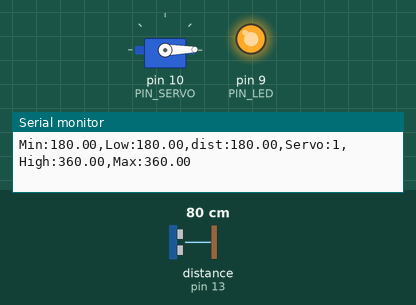
The sketch below on a simulated Arduino Uno, built with avr-gcc and run on an emulated ATmega328P. On the bench: servo, output pins drawn as LEDs (lit = HIGH), the last lines printed to the serial monitor. Wiring (inferred from the names in the program): ultrasonic range finder: trigger pin 12; echo pin 13. The test bench sets the inputs (shaded band); at power-on: distance to the obstacle (sensor on pin 13) 80 cm. The echo pulse lasts 58.3 µs per cm; pins used as bus, display or sensor lines are not drawn.

Above: at 1.2 s.
1.3 s: distance to the obstacle (sensor on pin 13) set to 18 cm
At 2.0 s:
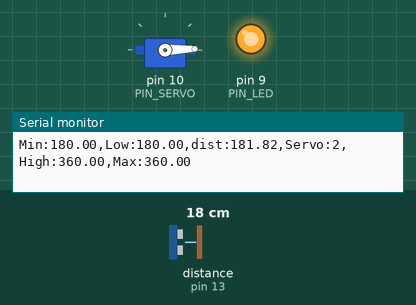
2.8 s: distance to the obstacle (sensor on pin 13) set to 35 cm
At 4.4 s:
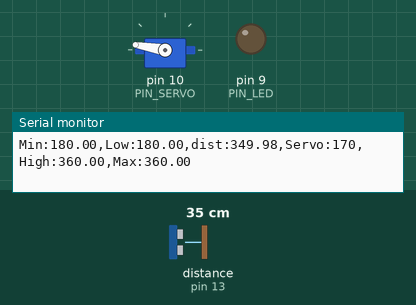
4.7 s: distance to the obstacle (sensor on pin 13) set to 2 cm
At 5.1 s:
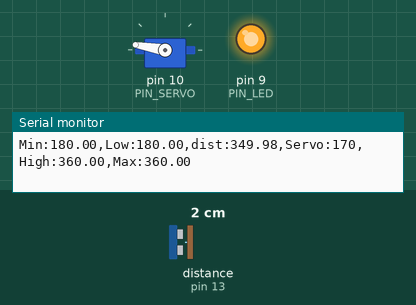
Timing chart, 0 to 7.7 s (numbered marks = the images above; inputs shaded):
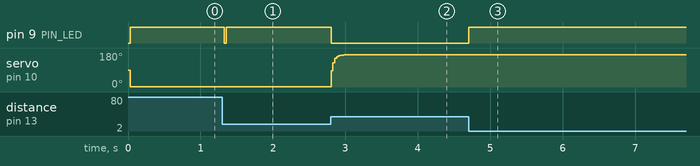

The sketch:

11_example_1.ino
```cpp
#include <Servo.h>

// Arduino pin assignment
#define PIN_LED   9   // LED active-low
#define PIN_TRIG  12  // sonar sensor TRIGGER
#define PIN_ECHO  13  // sonar sensor ECHO
#define PIN_SERVO 10  // servi motor

// configurable parameters for sonar
#define SND_VEL 346.0     // sound velocity at 24 celsius degree (unit: m/sec)
#define INTERVAL 25      // sampling interval (unit: msec)
#define PULSE_DURATION 10 // ultra-sound Pulse Duration (unit: usec)
#define _DIST_MIN 180.0   // minimum distance to be measured (unit: mm)
#define _DIST_MAX 360.0   // maximum distance to be measured (unit: mm)

#define TIMEOUT ((INTERVAL / 2) * 1000.0) // maximum echo waiting time (unit: usec)
#define SCALE (0.001 * 0.5 * SND_VEL) // coefficent to convert duration to distance

#define _EMA_ALPHA 0.5    // EMA weight of new sample (range: 0 to 1)
                          // Setting EMA to 1 effectively disables EMA filter.

// Target Distance
#define _TARGET_LOW  180.0
#define _TARGET_HIGH 360.0

// duty duration for myservo.writeMicroseconds()
// NEEDS TUNING (servo by servo)

#define _DUTY_MIN 550 // servo full clockwise position (0 degree)
#define _DUTY_MAX 2400 // servo full counterclockwise position (180 degree)
#define _DUTY_NEU (_DUTY_MAX+_DUTY_MIN)/ 2 // servo neutral position (90 degree)

// global variables
float  dist_ema, dist_prev = _DIST_MAX; // unit: mm
unsigned long last_sampling_time; // unit: ms

Servo myservo;

void setup() {
  // initialize GPIO pins
  pinMode(PIN_LED, OUTPUT);
  pinMode(PIN_TRIG, OUTPUT);  // sonar TRIGGER
  pinMode(PIN_ECHO, INPUT);   // sonar ECHO
  digitalWrite(PIN_TRIG, LOW);  // turn-off Sonar

  myservo.attach(PIN_SERVO);
  myservo.writeMicroseconds(_DUTY_NEU);

  // initialize USS related variables
  dist_prev = _DIST_MIN; // raw distance output from USS (unit: mm)

  // initialize serial port
  Serial.begin(57600);
}

void loop() {
  float  dist_raw;

  // wait until next sampling time.
  if (millis() < (last_sampling_time + INTERVAL))
    return;

  dist_raw = USS_measure(PIN_TRIG, PIN_ECHO); // read distance

  if (dist_raw < _DIST_MIN) {
    dist_raw = dist_prev;           // cut lower than minimum
    digitalWrite(PIN_LED, 1);       // LED OFF
  } else if (dist_raw > _DIST_MAX) {
    dist_raw = dist_prev;           // Cut higher than maximum
    digitalWrite(PIN_LED, 1);       // LED OFF
  } else {    // In desired Range
    digitalWrite(PIN_LED, 0);       // LED ON
    dist_prev = dist_raw;
  }

  // Apply ema filter here
  dist_ema = dist_ema = (_EMA_ALPHA*dist_raw) + ((1-_EMA_ALPHA)*dist_ema);

  // adjust servo position according to the USS read value

    // add your code here!
  if (dist_ema < _TARGET_LOW){
    myservo.writeMicroseconds(_DUTY_MIN);
  }
  else if (dist_ema > _TARGET_HIGH){
    myservo.writeMicroseconds(_DUTY_MAX);
  }
  else{
    myservo.writeMicroseconds(int(abs(dist_ema - 180)*(1850/180.0)+550));
    //myservo.writeMicroseconds(_DUTY_NEU);
  }
    // Use _TARGET_LOW, _TARGTE_HIGH

  // output the distance to the serial port
  Serial.print("Min:");    Serial.print(_DIST_MIN);
  Serial.print(",Low:");   Serial.print(_TARGET_LOW);
  Serial.print(",dist:");  Serial.print(dist_raw);
  Serial.print(",Servo:"); Serial.print(myservo.read());
  Serial.print(",High:");  Serial.print(_TARGET_HIGH);
  Serial.print(",Max:");   Serial.print(_DIST_MAX);
  Serial.println("");

  // update last sampling time
  last_sampling_time += INTERVAL;
}

// get a distance reading from USS. return value is in millimeter.
float USS_measure(int TRIG, int ECHO)
{
  digitalWrite(TRIG, HIGH);
  delayMicroseconds(PULSE_DURATION);
  digitalWrite(TRIG, LOW);

  return pulseIn(ECHO, HIGH, TIMEOUT) * SCALE; // unit: mm

  // Pulse duration to distance conversion example (target distance = 17.3m)
  // - round trip distance: 34.6m
  // - expected pulse duration: 0.1 sec, or 100,000us
  // - pulseIn(ECHO, HIGH, timeout) * 0.001 * 0.5 * SND_VEL
  //        = 100,000 micro*sec * 0.001 milli/micro * 0.5 * 346 meter/sec
  //        = 100,000 * 0.001 * 0.5 * 346 * micro * sec * milli * meter
  //                                        ----------------------------
  //                                         micro * sec
  //        = 100 * 173 milli*meter = 17,300 mm = 17.3m
  // pulseIn() returns microseconds.
}
```

Measured:
- after the input at 1.3 s, pin 9 (PIN_LED): HIGH → LOW at once, → HIGH 0.03 s later; servo on pin 10 (PIN_SERVO): 1° → 2° after 0.05 s
- after the input at 4.7 s, pin 9 (PIN_LED): LOW → HIGH at once
